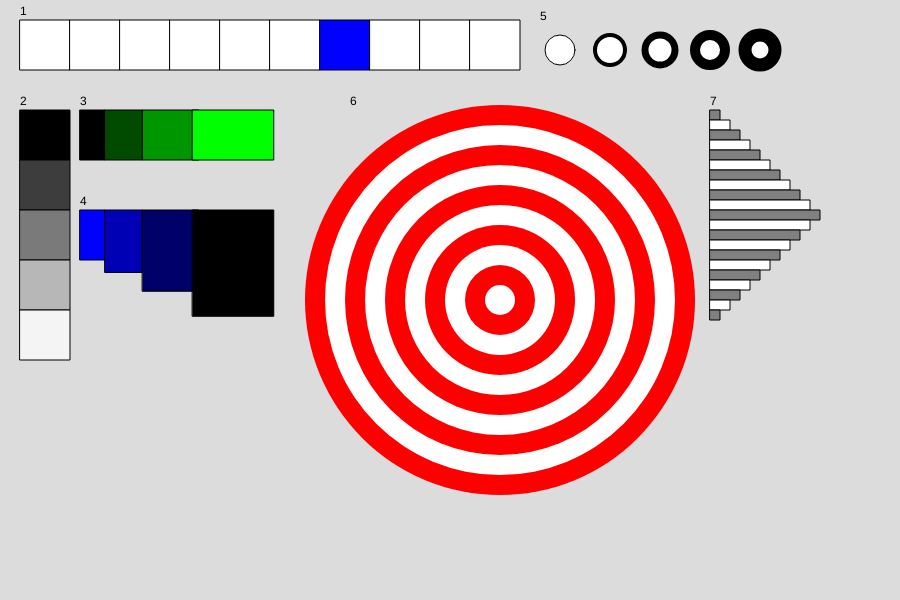
Frame 1 (no input)
Frame 60 (no input): identical to frame 1, image omitted
Frame 120 (the mouse pressed at the canvas centre since frame 60): identical to frame 1, image omitted

The p5.js sketch that drew this single still picture (run headless with seeded random() and noise() and a simulated clock; from frame 60 on, the mouse is pressed at the canvas centre):

// p5.js sketch
// ── sketch.js

function setup() {
  createCanvas(900, 600);
}

function draw() {
  strokeWeight(1)
  background(220);
  fill('black')
  text('1', 20, 15)
  text('2', 20, 105)
  text('3', 80, 105)
  text('4', 80, 205)
  text('5', 540, 20)
  text('6', 350, 105)
  text('7', 710, 105)
//1
  for (let i = 0; i < 10; i++) {
   fill('white')
    if(i==6){
      fill('blue'); 
    }
    rect(20+(i*50), 20, 50); 
  }
//2
   for (let i = 0; i < 5; i++) {
    fill(0+(61*i))
    rect(20, 110+(50*i), 50); 
  }
//3
   for (let i = 0; i < 2.5; i+=0.5) {
    fill(0,0+(i*150),0)
    if(i>=1){
     i+=0.25
    }
    if(i>=2){
      i+=0.25
    }
    rect(80+(50*i), 110, 25+(25*i), 50); 
  }
//4
   for (let i = 0; i < 2.5; i+=0.5) {
    fill(0,0,255-(i*150))
    if(i>=1){
     i+=0.25
    }
    if(i>=2){
      i+=0.25
    }
    rect(80+(50*i), 210, 25+(25*i), 50+(i*25)); 
  }
//5
for (let i = 0; i < 5; i++) {
   fill('white')
   strokeWeight(1+3*i)
    circle(560+(i*50), 50, 30); 
  }
//6
for (let i = 0; i < 10; i++) {
  strokeWeight(0)
  if(i==0||i==2||i==4||i==6||i==8||i==10){
    fill('red')
    circle(500, 300, 390-(i*40)); 
   }
  if(i==1||i==3||i==5||i==7||i==9){
    fill('white')
    circle(500, 300, 390-(i*40)); 
  }
  }
//7
let o = 0
let p = 0
  for (let i = 0; i < 11; i++) {
   if(i>0){
    o++}
    fill('white')
   if(i==0||i==2||i==4||i==6||i==8||i==10){
    fill('gray')
   }
   strokeWeight(1)
    rect(710,110+(10*i),10+(10*o),10); 
  }
    for (let i = 0; i < 10; i++) {
   if(1>0){
    p--}
   fill('white')
      if(i==1||i==3||i==5||i==7||i==9||i==11){
    fill('gray')
   }
   strokeWeight(1)
    rect(710,220+(10*i),110+(10*p),10); 
  }
}
